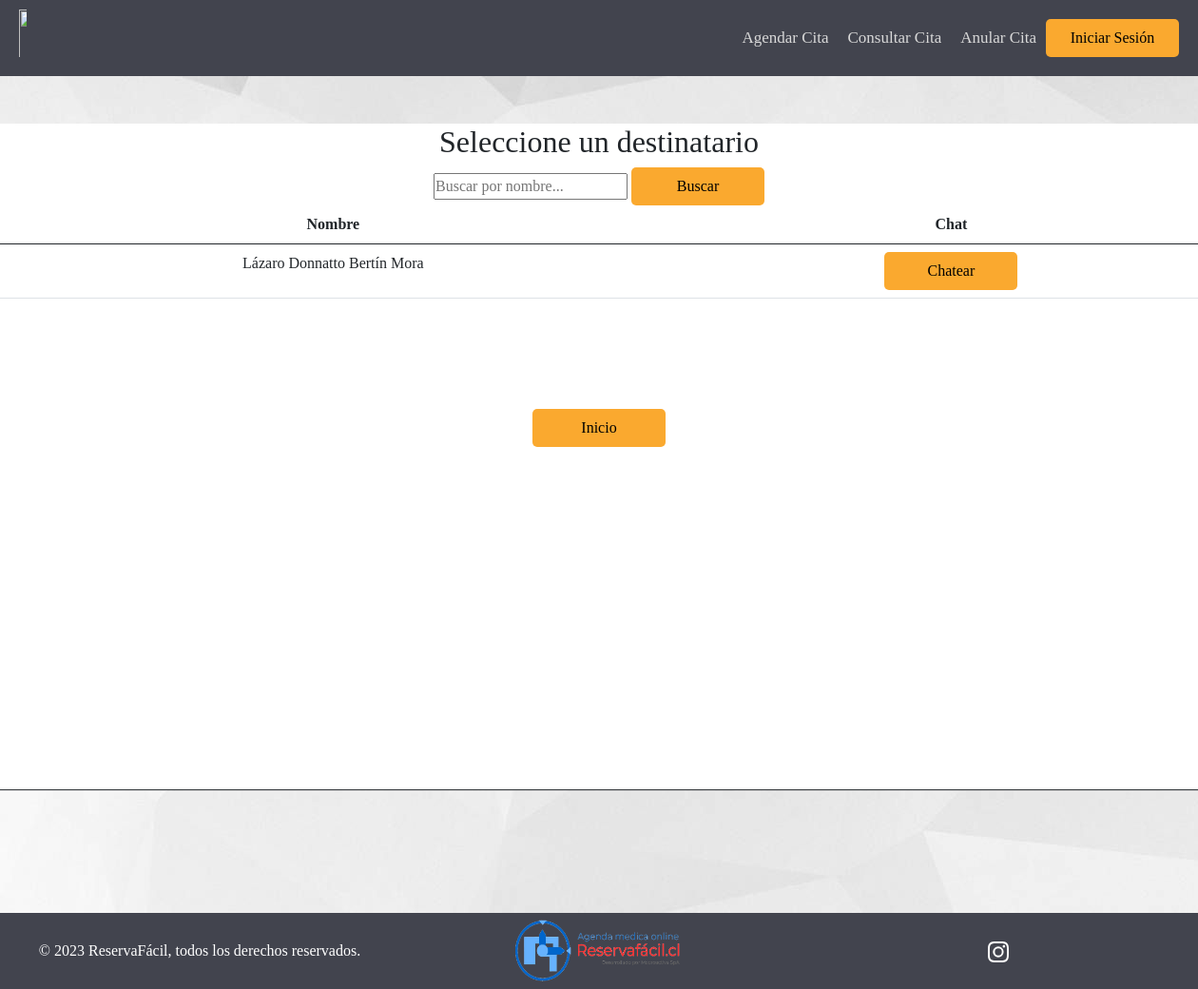
Before: /select_Destinatario/ with the older database file.
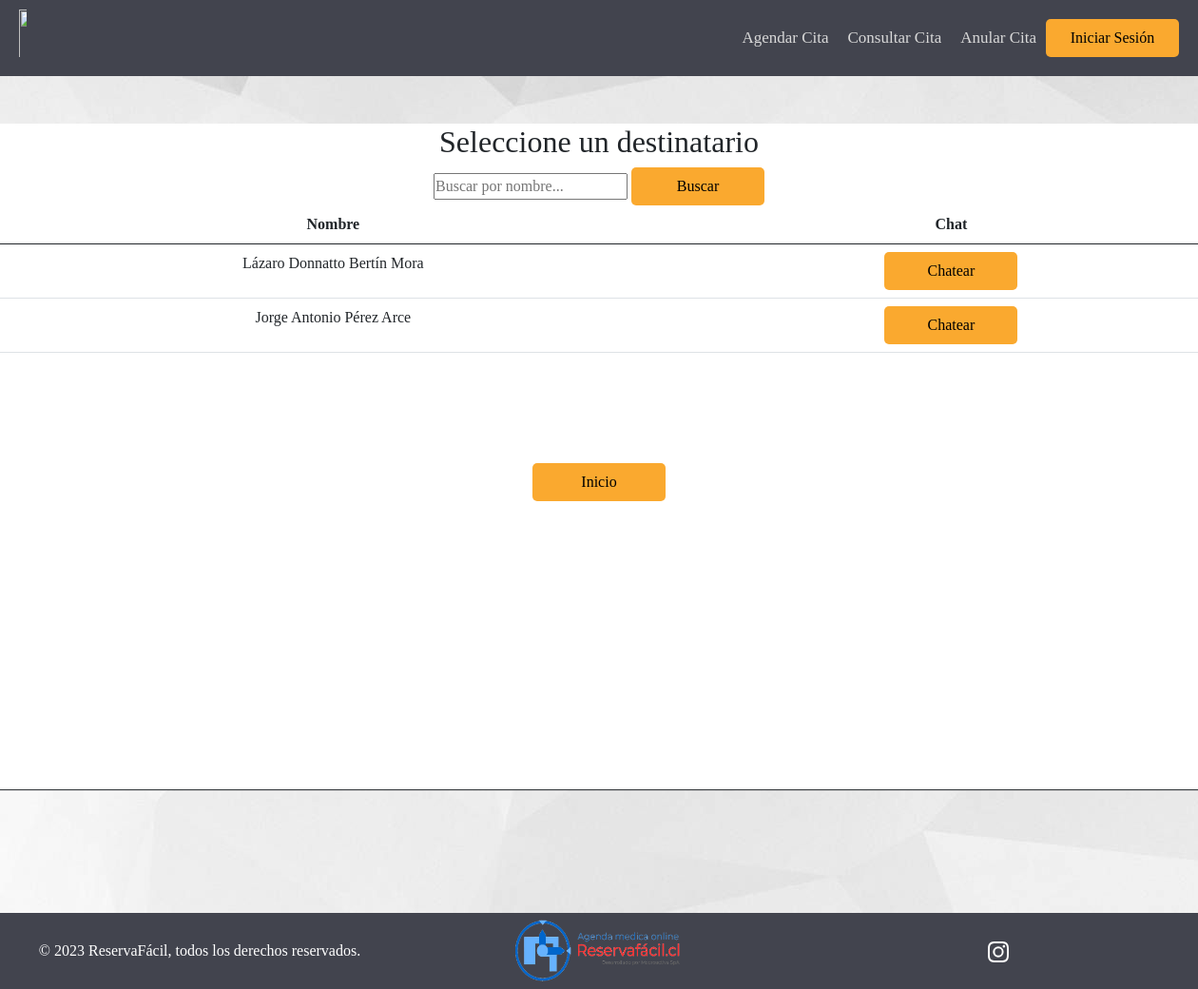
After: the same page with the newer database file.
### AppReservaFacil/models.py (models this page shows)
class Especialista(models.Model):
    ID_Especialista = models.IntegerField(primary_key=True, unique=True)
    Nombre_completo_E = models.CharField(max_length=256)
    Rut = models.CharField(max_length=9, null=True)
    Sexo = models.CharField(choices = ([('Femenino','Femenino'), ('Masculino','Masculino')]),max_length=9, null=True)
    Fecha_de_nacimiento_E = models.DateField(null=True)
    Direccion_E = models.CharField(max_length=256, null=True)
    Telefono_E = models.CharField(max_length=9, null=True)
    ini_con_especialista = models.DateField(null=True)
    fin_con_especialista = models.DateField(null=True)
    Foto_E = models.ImageField(upload_to='Paciente',null=True)
    Especialidad_P = models.ForeignKey(Especialidad,null=True, on_delete=models.RESTRICT,related_name="Especialidad_P")
    Especialidad_S = models.ForeignKey(Especialidad,null=True, on_delete=models.RESTRICT,related_name="Especialidad_S")
    Dia_Esp_P = MultiSelectField(choices=DIAS_CHOICES)
    Dia_Esp_S = MultiSelectField(choices=DIAS_CHOICES)
    Minutes_Esp_P_Lun = models.IntegerField(null = True, choices=MINUTOS_CHOICES)
    Minutes_Esp_P_Mar = models.IntegerField(null = True, choices=MINUTOS_CHOICES)
    Minutes_Esp_P_Mie = models.IntegerField(null = True, choices=MINUTOS_CHOICES)
    Minutes_Esp_P_Jue = models.IntegerField(null = True, choices=MINUTOS_CHOICES)
    Minutes_Esp_P_Vie = models.IntegerField(null = True, choices=MINUTOS_CHOICES)
    Minutes_Esp_P_Sab = models.IntegerField(null = True, choices=MINUTOS_CHOICES)
    Minutes_Esp_P_Dom = models.IntegerField(null = True, choices=MINUTOS_CHOICES)
    Minutes_Esp_S_Lun = models.IntegerField(null = True, choices=MINUTOS_CHOICES)
    Minutes_Esp_S_Mar = models.IntegerField(null = True, choices=MINUTOS_CHOICES)
    Minutes_Esp_S_Mie = models.IntegerField(null = True, choices=MINUTOS_CHOICES)
    Minutes_Esp_S_Jue = models.IntegerField(null = True, choices=MINUTOS_CHOICES)
    Minutes_Esp_S_Vie = models.IntegerField(null = True, choices=MINUTOS_CHOICES)
    Minutes_Esp_S_Sab = models.IntegerField(null = True, choices=MINUTOS_CHOICES)
    Minutes_Esp_S_Dom = models.IntegerField(null = True, choices=MINUTOS_CHOICES)
    Usuario_E = models.ForeignKey(User, null=True, on_delete=models.CASCADE)
    def __str__(self):
        return f'{self.Nombre_completo_E}'

### AppReservaFacil/views.py (the view, shortened to what this page needs)
# urls.py: path('select_Destinatario/', views.select_destinatario, name='select_Destinatario'),
def select_destinatario(request):
    global destinatario
    todos_Especialistas = Especialista.objects.all()
    contexto = {
        'especialistas_filtrados': todos_Especialistas,
    }
    print(f'Valor de contexto: {contexto}')
    return render(request, "General/select_Destinatario.html", contexto)

### AppReservaFacil/templatetags/auth_extras.py (called while the page is built)
@register.filter(name='has_group')
def has_group(user, group_name):
    group = Group.objects.get(name=group_name)
    return True if group in user.groups.all() else False

### AppReservaFacil/templates/General/select_Destinatario.html (shortened to what this page needs)
{% extends "../Clientes/index.html" %}
{% block footer %}
    <div class="div-grande">
        <h2 id="titulo-inicio-sesion">Seleccione un destinatario</h2>
        <form method="POST" action="{% url 'select_Destinatario' %}">
            <input type="text" name="filtro" placeholder="Buscar por nombre...">
            <button type="submit" class="btn-naranja-mediano">Buscar</button>
        </form>
        <table class="table table-hover">
          <thead>
            <tr>
              <th scope="col">Nombre</th>
              <th scope="col">Chat</th>
            </tr>
          </thead>
          <tbody>
            {% for especialista in especialistas_filtrados %}
            <tr>
                <form method="POST">
                    <td>{{ especialista.Nombre_completo_E }}</td>
                    <td><button class="btn-naranja-mediano" value="{{especialista.Nombre_completo_E}}" type="submit"name="chat_btn">Chatear</button></td>
                </form>
            </tr>
            {% empty %}
            <tr>
              <td colspan="2">No se encontraron resultados.</td>
            </tr>
            {% endfor %}
          </tbody>
        </table>
        <button id="btn-home-cerrar-sesion" type="button" class="btn-naranja-mediano" style="align-self: auto;"><a href="/">Inicio</a></button>
    </div>
{% endblock %}

Changed rows visible on the page:
added Especialista: Nombre_completo_E "Jorge Antonio Pérez Arce"
